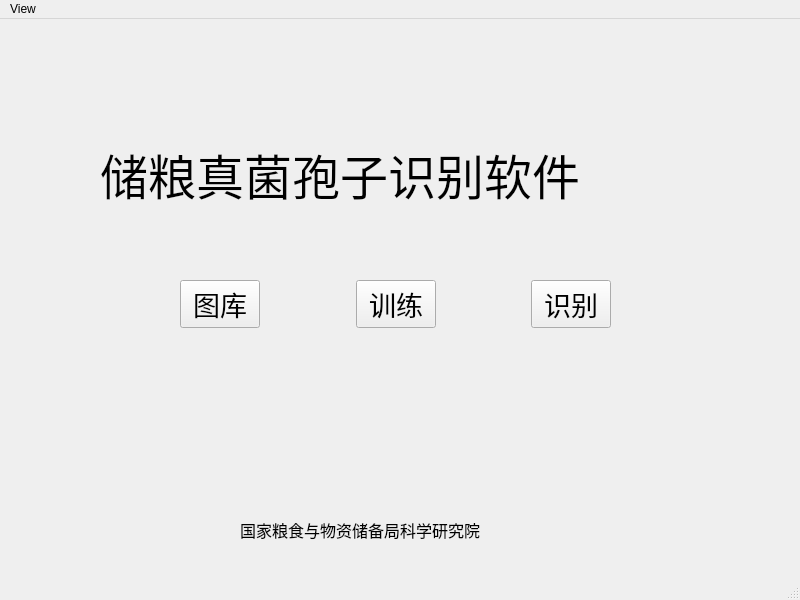
<?xml version="1.0" encoding="UTF-8"?>
<ui version="4.0">
 <class>mainWindow</class>
 <widget class="QMainWindow" name="mainWindow">
  <property name="geometry">
   <rect>
    <x>0</x>
    <y>0</y>
    <width>800</width>
    <height>600</height>
   </rect>
  </property>
  <property name="windowTitle">
   <string>MainWindow</string>
  </property>
  <widget class="QWidget" name="centralwidget">
   <widget class="QLabel" name="label">
    <property name="geometry">
     <rect>
      <x>100</x>
      <y>120</y>
      <width>601</width>
      <height>71</height>
     </rect>
    </property>
    <property name="font">
     <font>
      <family>宋体</family>
      <pointsize>36</pointsize>
     </font>
    </property>
    <property name="layoutDirection">
     <enum>Qt::LeftToRight</enum>
    </property>
    <property name="text">
     <string>储粮真菌孢子识别软件</string>
    </property>
   </widget>
   <widget class="QWidget" name="layoutWidget">
    <property name="geometry">
     <rect>
      <x>180</x>
      <y>260</y>
      <width>431</width>
      <height>51</height>
     </rect>
    </property>
    <layout class="QHBoxLayout" name="horizontalLayout">
     <item>
      <widget class="QPushButton" name="pushButton_3">
       <property name="font">
        <font>
         <family>宋体</family>
         <pointsize>20</pointsize>
        </font>
       </property>
       <property name="text">
        <string>图库</string>
       </property>
      </widget>
     </item>
     <item>
      <spacer name="horizontalSpacer">
       <property name="orientation">
        <enum>Qt::Horizontal</enum>
       </property>
       <property name="sizeHint" stdset="0">
        <size>
         <width>40</width>
         <height>20</height>
        </size>
       </property>
      </spacer>
     </item>
     <item>
      <widget class="QPushButton" name="pushButton_4">
       <property name="font">
        <font>
         <family>宋体</family>
         <pointsize>20</pointsize>
        </font>
       </property>
       <property name="text">
        <string>训练</string>
       </property>
      </widget>
     </item>
     <item>
      <spacer name="horizontalSpacer_2">
       <property name="orientation">
        <enum>Qt::Horizontal</enum>
       </property>
       <property name="sizeHint" stdset="0">
        <size>
         <width>40</width>
         <height>20</height>
        </size>
       </property>
      </spacer>
     </item>
     <item>
      <widget class="QPushButton" name="pushButton">
       <property name="font">
        <font>
         <family>宋体</family>
         <pointsize>20</pointsize>
        </font>
       </property>
       <property name="text">
        <string>识别</string>
       </property>
      </widget>
     </item>
    </layout>
   </widget>
   <widget class="QLabel" name="label_2">
    <property name="geometry">
     <rect>
      <x>240</x>
      <y>490</y>
      <width>301</width>
      <height>41</height>
     </rect>
    </property>
    <property name="font">
     <font>
      <family>新宋体</family>
      <pointsize>12</pointsize>
     </font>
    </property>
    <property name="text">
     <string>国家粮食与物资储备局科学研究院</string>
    </property>
   </widget>
   <widget class="QLabel" name="label_3">
    <property name="geometry">
     <rect>
      <x>160</x>
      <y>380</y>
      <width>471</width>
      <height>161</height>
     </rect>
    </property>
    <property name="styleSheet">
     <string notr="true">image: url(:/image/logo.png);</string>
    </property>
    <property name="text">
     <string/>
    </property>
   </widget>
  </widget>
  <widget class="QMenuBar" name="menubar">
   <property name="geometry">
    <rect>
     <x>0</x>
     <y>0</y>
     <width>800</width>
     <height>26</height>
    </rect>
   </property>
   <widget class="QMenu" name="menufile">
    <property name="title">
     <string>View</string>
    </property>
    <addaction name="separator"/>
    <addaction name="actiontukudizhi"/>
   </widget>
   <addaction name="menufile"/>
  </widget>
  <widget class="QStatusBar" name="statusbar"/>
  <action name="actiontukudizhi">
   <property name="text">
    <string>path</string>
   </property>
  </action>
 </widget>
 <resources>
  <include location="logo.qrc"/>
 </resources>
 <connections/>
</ui>
